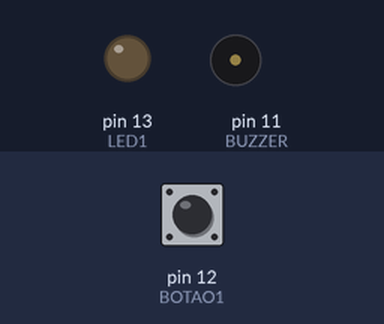
A sketch run on a simulated Arduino Uno, built with avr-gcc and run on an emulated ATmega328P. On the bench: output pins drawn as LEDs (lit = HIGH), buzzer (waves = sounding, pin HIGH). Inputs (shaded band) come from the test bench; at power-on: pin 12 (BOTAO1) HIGH.

Above: at 1.2 s.
1.3 s: pin 12 (BOTAO1) pulled LOW for 0.15 s
At 2.1 s:
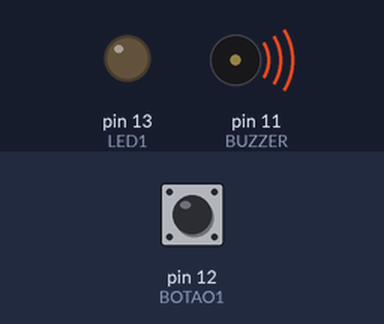
At 3.0 s:
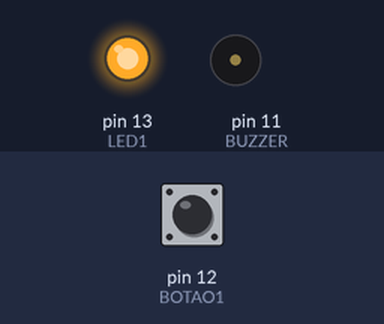
Timing chart, 0 to 35.8 s (numbered marks = the images above; inputs shaded):
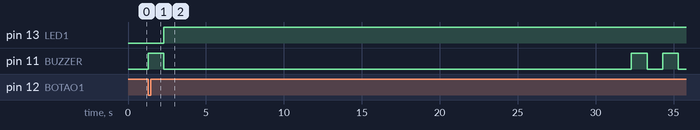

Measured:
- after the input at 1.3 s, pin 13 (LED1): LOW → HIGH after 1.0 s; pin 11 (BUZZER): goes HIGH 1.0 s, LOW 30.0 s, HIGH 1.0 s, LOW 1.0 s, HIGH 1.0 s, then LOW, starting at once

The sketch:

ex10_temporizador_sonoro.ino
```cpp
/* DÉCIMO PROGRAMA (TEMPORIZADOR COM ALARME SONORO)
   DANIEL RODRIGUES DE SOUSA 21/10/2022 */

#define LED1   13  //definição do LED 1
#define BUZZER 11  //definição do BUZZER
#define BOTAO1 12  //definição do Botão 1

void setup()
{
  pinMode(LED1, OUTPUT);    //definição da direção dos pinos

  pinMode(BUZZER, OUTPUT);
  pinMode(BOTAO1, INPUT);
}

void loop()
{
  if(digitalRead(BOTAO1) == 0)  //se botão 1 pressionado
  {
    digitalWrite(BUZZER, HIGH); //liga BUZZER
    delay(1000);                //tempo de 1 segundo
    digitalWrite(BUZZER, LOW);  //desliga BUZZER

    digitalWrite(LED1, HIGH);   //liga LED 1
    delay(30000);               //tempo de 30 segundos

    digitalWrite(BUZZER, HIGH); //liga BUZZER
    delay(1000);                //tempo de 1 segundo
    digitalWrite(BUZZER, LOW);  //desliga BUZZER
    delay(1000);                //tempo de 1 segundo
    digitalWrite(BUZZER, HIGH); //liga BUZZER
    delay(1000);                //tempo de 1 segundo
    digitalWrite(BUZZER, LOW);  //desliga BUZZER
    delay(1000);                //tempo de 1 segundo
    digitalWrite(BUZZER, HIGH); //liga BUZZER
    delay(1000);                //tempo de 1 segundo
    digitalWrite(BUZZER, LOW);  //desliga BUZZER
  }

  digitalWrite(LED1, LOW);      //se não, desliga LED 1
}
```
